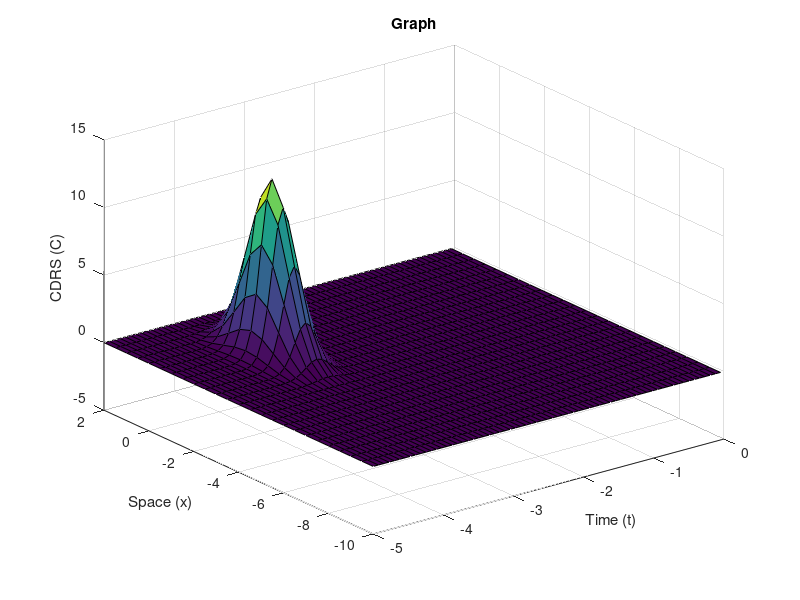

The MATLAB script that drew this image:
clear all; close all;
D=5; k=5; V=5; N=25
x_v=linspace(-10,2,N); dx=x_v(2)-x_v(1); dt=0.6*(dx^2)/2;
t_v=-5:dt:0;

%% Scientific Reports | (2020) 10:8040 | https://doi.org/10.1038/s41598-020-63982-w



C=zeros(length(x_v),length(t_v)); C(1,1)=0;

for i =2:length(x_v)-1
    for j=2: length(t_v)-1
      C(i,j)=(13)*exp((-(i-18)^2)/9)*exp((-(j-18)^2)/9)*cos(0.25*(i-18));
    endfor
end

for j=1:length(x_v)-1
  for i=2;length(t_v)-1
    C(i,j+1)=C(i,j)-dt*k*C(i,j)+(D/dx^2)*dt*(C(i+1,j)-2*C(i,j)+C(i-1,j))-V*(dt/dx)*(C(i+1,j)-C(i,j));
  end
end

figure(1); clf; surf(t_v,x_v,C); xlabel('Time (t)'); ylabel('Space (x)'); zlabel('CDRS (C)'); 
grid on; title('Graph');

print -djpeg -r200 convective_convection_difusion_SOLUTION.jpeg
